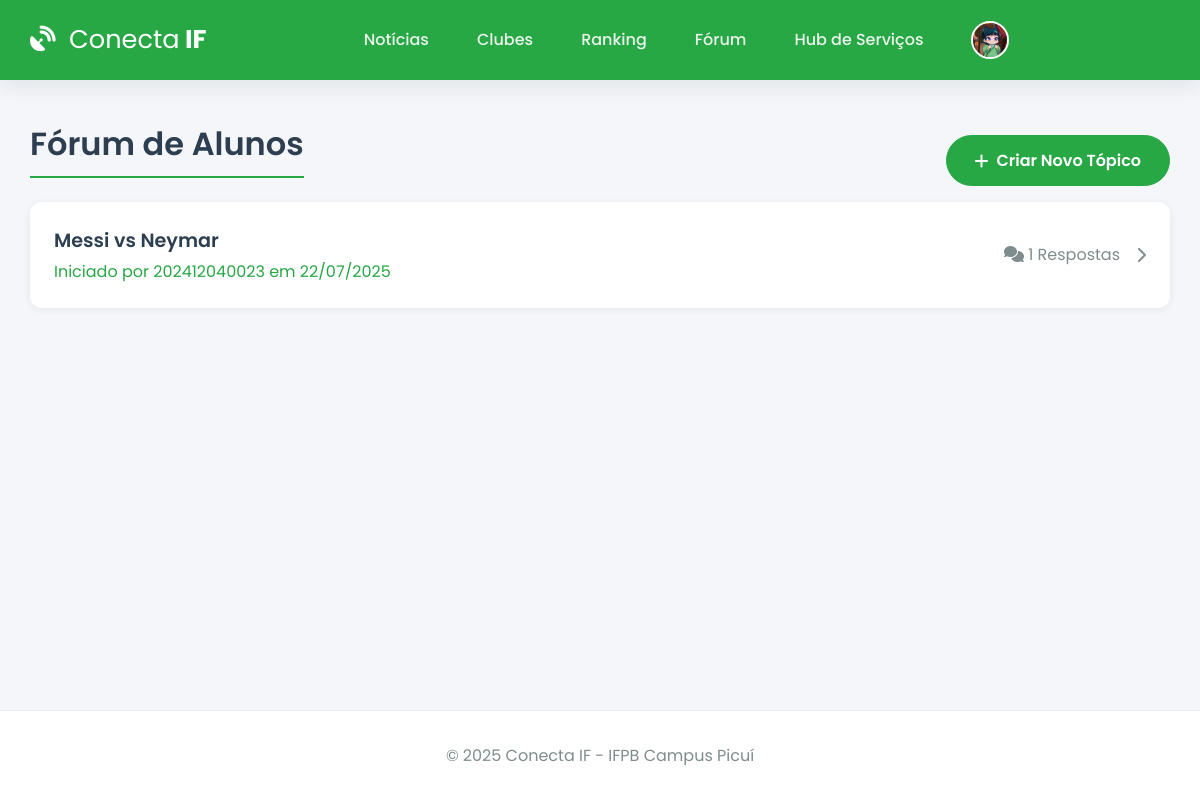
The page /forum (signed in) on the database its author committed.
### app.py (models this page shows, shortened)
class User(db.Model):
    id = db.Column(db.Integer, primary_key=True)
    email = db.Column(db.String(120), unique=True, nullable=False)
    username = db.Column(db.String(12), unique=True, nullable=False)
    password_hash = db.Column(db.String(256), nullable=False)
    image_file = db.Column(db.String(100), nullable=False, default='default.jpg')
    eventos_inscritos = db.relationship('Evento', secondary=inscricao_evento_tabela, back_populates='alunos_inscritos', lazy='dynamic')
    clubes_membro = db.relationship('Clube', secondary=membros_clube_tabela, back_populates='membros', lazy='dynamic')
    topicos_criados = db.relationship('ForumTopico', backref='autor', lazy='dynamic', cascade="all, delete-orphan")
    posts_criados = db.relationship('ForumPost', backref='autor', lazy='dynamic', cascade="all, delete-orphan")

class ForumTopico(db.Model):
    id = db.Column(db.Integer, primary_key=True)
    titulo = db.Column(db.String(200), nullable=False)
    conteudo = db.Column(db.Text, nullable=False)
    data_criacao = db.Column(db.DateTime, nullable=False, default=lambda: datetime.now(timezone.utc))
    user_id = db.Column(db.Integer, db.ForeignKey('user.id'), nullable=False)
    posts = db.relationship('ForumPost', backref='topico', lazy='dynamic', cascade="all, delete-orphan")

### app.py (the view)
@app.route('/forum')
@login_required
def forum():
    topicos = ForumTopico.query.order_by(ForumTopico.data_criacao.desc()).all()
    return render_template('forum.html', topicos=topicos)

### app.py (called while the page is built)
@app.before_request
def load_logged_in_user():
    user_id = session.get('user_id')
    g.user = User.query.get(user_id) if user_id else None
    if user_id and g.user is None:
        session.clear()

def login_required(f):
    @wraps(f)
    def decorated_function(*args, **kwargs):
        if g.user is None:
            flash('Você precisa fazer login para acessar esta página.', 'warning')
            return redirect(url_for('login'))
        return f(*args, **kwargs)
    return decorated_function

@app.context_processor
def inject_user_and_year():
    return dict(current_user_data=g.user, current_year=datetime.now(timezone.utc).year)

### templates/forum.html (shortened to what this page needs)
{% extends 'base.html' %}
{% block content %}
    <div class="page-header-container">
        <h1 class="page-header">Fórum de Alunos</h1>
        <a href="{{ url_for('criar_topico') }}" class="btn"><i class="fas fa-plus"></i> Criar Novo Tópico</a>
    </div>
    <div class="forum-list">
        {% for topico in topicos %}
            <a href="{{ url_for('detalhe_topico', topico_id=topico.id) }}" class="card topic-item">
                <div class="topic-main">
                    <h4>{{ topico.titulo }}</h4>
                    <p class="text-muted">Iniciado por {{ topico.autor.username }} em {{ topico.data_criacao.strftime('%d/%m/%Y') }}</p>
                </div>
                <div class="topic-meta">
                    <span><i class="fas fa-comments"></i> {{ topico.posts.count() }} Respostas</span>
                    <i class="fas fa-chevron-right"></i>
                </div>
            </a>
        {% else %}
            <div class="card empty-state">
                <p>Nenhum tópico no fórum ainda. Seja o primeiro a criar um!</p>
            </div>
        {% endfor %}
    </div>
{% endblock %}

### templates/base.html (shortened to what this page needs)
<!DOCTYPE html>
<html lang="pt-br">
<head>
    <link rel="stylesheet" href="https://cdnjs.cloudflare.com/ajax/libs/font-awesome/6.5.2/css/all.min.css" />
    <link rel="stylesheet" href="{{ url_for('static', filename='css/style.css') }}">
</head>
<body>
    <header class="header">
        <div class="container">
            <nav class="navbar">
                <a class="navbar-brand" href="{{ url_for('noticias') if current_user_data else url_for('login') }}">
                    <i class="fas fa-satellite-dish"></i> <strong>Conecta</strong> IF
                </a>
                <div class="nav-links" id="nav-links">
                    {% if current_user_data %}
                        <a class="nav-item" href="{{ url_for('noticias') }}">Notícias</a>
                        <a class="nav-item" href="{{ url_for('clubes') }}">Clubes</a>
                        <a class="nav-item" href="{{ url_for('ranking') }}">Ranking</a>
                        <a class="nav-item" href="{{ url_for('forum') }}">Fórum</a>
                        <a class="nav-item" href="{{ url_for('hub_servicos') }}">Hub de Serviços</a>
                        <div class="nav-item user-menu">
                             <a class="user-menu-trigger" href="#">
                                 <img src="{{ url_for('static', filename='profile_pics/' + current_user_data.image_file) }}" class="nav-profile-image">
                                 <span>{{ current_user_data.username }}</span> <i class="fas fa-chevron-down dropdown-icon"></i>
                            </a>
                        </div>
                    {% else %}
                        <a href="{{ url_for('login') }}" class="nav-item">Entrar</a>
                        <a href="{{ url_for('register') }}" class="nav-item btn btn-outline">Registar</a>
                    {% endif %}
                </div>
            </nav>
        </div>
    </header>
    <main class="container">
        {% block content %}{% endblock %}
    </main>
    <footer class="footer">
        <p>&copy; {{ current_year }} Conecta IF - IFPB Campus Picuí</p>
    </footer>
</body>
</html>

### static/css/style.css (style rules this page uses)
:root { --ifpb-green: #28a745; --ifpb-green-dark: #218838; --dark-blue: #2c3e50; --light-gray: #ecf0f1; --medium-gray: #bdc3c7; --text-color: #34495e; --light-text: #7f8c8d; --background-color: #f4f6f9; --surface-color: #ffffff; --border-color: #e9ecef; --font-family-base: 'Poppins', sans-serif; --shadow-sm: 0 2px 8px rgba(44, 62, 80, 0.07); --shadow-md: 0 5px 20px rgba(44, 62, 80, 0.1); --border-radius: 12px; }
* { box-sizing: border-box; margin: 0; padding: 0; }
html { height: 100%; }
body { font-family: var(--font-family-base); background-color: var(--background-color); color: var(--text-color); display: flex; flex-direction: column; min-height: 100%; }
.container { width: 95%; max-width: 1200px; margin: 0 auto; }
main.container { flex-grow: 1; padding-top: 2.5rem; padding-bottom: 2.5rem; }
h1, h2, h3, h4 { font-weight: 600; color: var(--dark-blue); margin-bottom: 1.5rem; }
a { color: var(--ifpb-green); text-decoration: none; transition: color 0.2s; }
.header { background-color: var(--ifpb-green); padding: 0.8rem 0; box-shadow: var(--shadow-md); position: sticky; top: 0; z-index: 1000; }
.navbar { display: flex; justify-content: space-between; align-items: center; }
.navbar-brand { font-weight: 700; font-size: 1.6rem; color: var(--surface-color); }
.navbar-brand i { margin-right: 0.5rem; }
.navbar-brand strong { font-weight: 400; }
.nav-links { display: flex; align-items: center; gap: 1rem; }
.nav-item { color: rgba(255, 255, 255, 0.9); font-weight: 500; padding: 0.5rem 1rem; border-radius: var(--border-radius); transition: background-color 0.2s; }
.nav-profile-image { width: 38px; height: 38px; border-radius: 50%; margin-right: 10px; object-fit: cover; border: 2px solid var(--surface-color); }
.user-menu { position: relative; }
.user-menu-trigger { display: flex; align-items: center; cursor: pointer; }
.user-menu-trigger .dropdown-icon { font-size: 0.8em; margin-left: 0.5rem; transition: transform 0.2s; }
.card { background-color: var(--surface-color); border-radius: var(--border-radius); box-shadow: var(--shadow-sm); transition: all 0.3s ease-in-out; display: flex; flex-direction: column; height: 100%; }
.btn { background-color: var(--ifpb-green); border: 1px solid var(--ifpb-green); color: #fff; font-weight: 600; padding: 0.75rem 1.75rem; border-radius: 50px; transition: all 0.3s ease; cursor: pointer; text-align: center; display: inline-flex; align-items: center; gap: 0.5rem; justify-content: center; }
.page-header { border-bottom: 2px solid var(--ifpb-green); padding-bottom: 0.5rem; }
.page-header-container { display: flex; justify-content: space-between; align-items: center; flex-wrap: wrap; gap: 1rem; }
.forum-list { display: grid; gap: 1rem; }
.topic-item { flex-direction: row; padding: 1.5rem; }
.topic-main { flex-grow: 1; }
.topic-main h4 { margin-bottom: 0.25rem; font-size: 1.2rem; }
.topic-meta { display: flex; align-items: center; gap: 1rem; color: var(--light-text); text-align: right; }
.footer { padding: 2rem 0; background-color: var(--surface-color); text-align: center; margin-top: auto; border-top: 1px solid var(--border-color); }
.footer p { margin: 0; color: var(--light-text); }

### rows shown on the page
User: image_file (placeholder picture)
ForumTopico: titulo "Messi vs Neymar", autor.username "202412040023", data_criacao "22/07/2025", posts.count "1"
